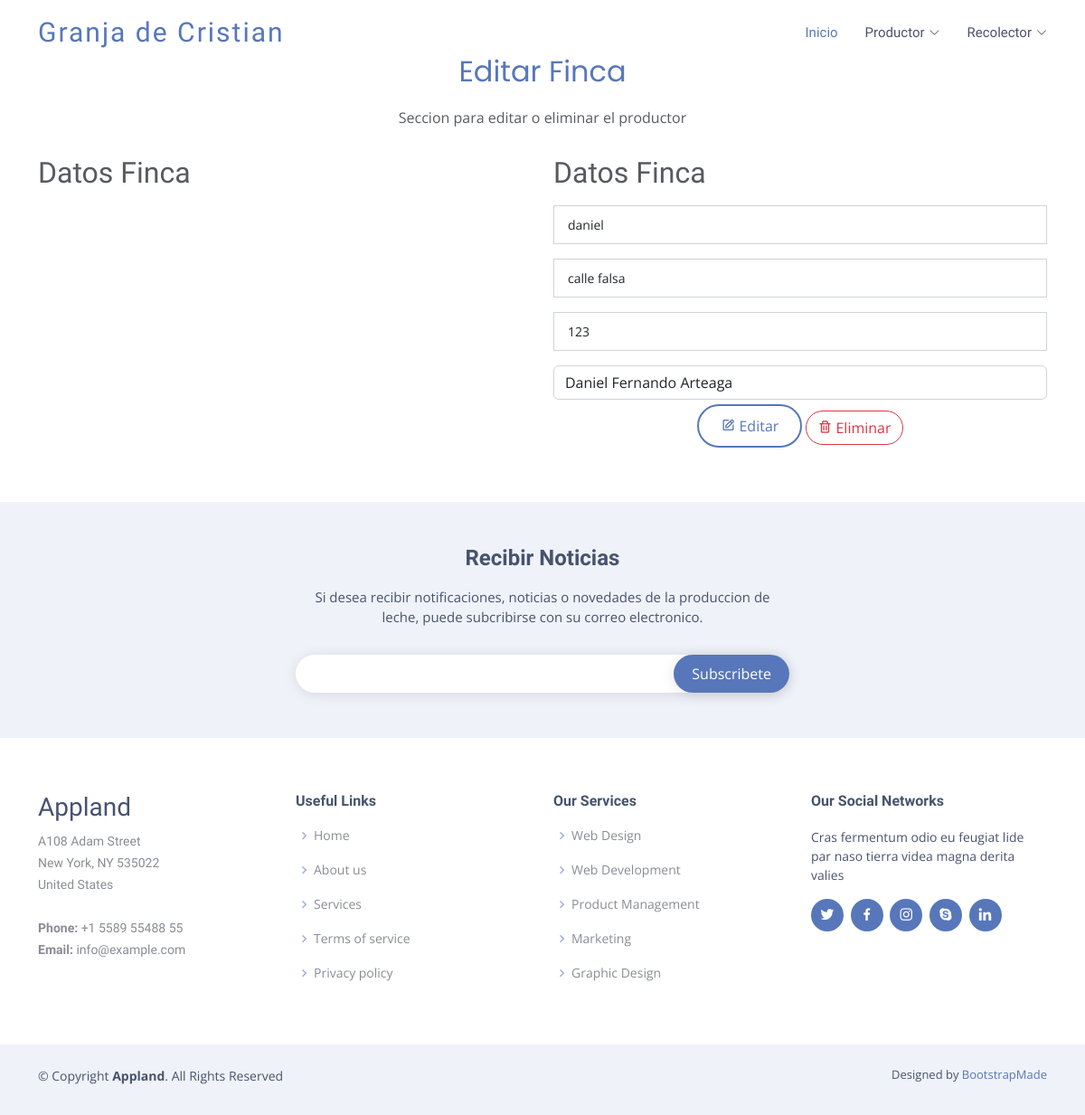
/finca/view/2, run on the app's committed database.
### finca/models.py (models this page shows, shortened)
class Finca(models.Model):
    nombre = models.CharField(max_length=150, verbose_name='Nombre Finca')
    direccion = models.CharField(max_length=150, verbose_name='Direccion Finca')
    telefono = models.CharField(max_length=10, null=True, blank=True, verbose_name="Teléfono")
    productor = models.ForeignKey(Productor, null=True, blank=True, on_delete=models.CASCADE)
    create_at = models.DateTimeField(auto_now_add=True, verbose_name='Creado')
    update_at = models.DateTimeField(auto_now=True, verbose_name='Editado')
    class Meta:
        verbose_name = 'Finca'
        verbose_name_plural = 'Fincas'

### productor/models.py (models this page shows, shortened)
class Productor(models.Model):
    cedula = models.CharField(max_length=40, unique=True, verbose_name='Cedula')
    nombres = models.CharField(max_length=150, verbose_name='Nombres')
    apellidos = models.CharField(max_length=150, verbose_name='Apellidos')
    direccion = models.CharField(max_length=150, verbose_name='Direccion')
    fNacimiento = models.DateField(null=True, blank=True, verbose_name="Fecha de cumpleaños")
    telefono = models.CharField(max_length=10, null=True, blank=True, verbose_name="Teléfono")
    create_at = models.DateTimeField(auto_now_add=True, verbose_name='Creado')
    update_at = models.DateTimeField(auto_now=True, verbose_name='Editado')
    class Meta:
        verbose_name = 'Productor'
        verbose_name_plural = 'Productores'

### finca/views.py (the view, shortened to what this page needs)
# urls.py: path('view/<int:pk>', views.editar, name="verfinca"),
def editar(request, pk):
    finca = Finca.objects.get(pk=pk)
    productores = Productor.objects.all()
    return render(request, 'finca/editar.html', {
        'title': 'Ver Finca',
        'finca': finca,
        'productores': productores
    })

### finca/templates/finca/editar.html (shortened to what this page needs)
{% extends 'layouts/layout.html' %}
{% block content %}
{% load static %}
<section id="contact" class="contact">
  <div class="container" data-aos="fade-up">
    <div class="section-title">
      <h2>Editar Finca</h2>
      <p>Seccion para editar o eliminar el productor</p>
    </div>
    <form method="post" class="php-email-form">
    <div class="row">
      <div class="col-lg-6">
        <div class="form-group">
          <h2>Datos Finca</h2>
        </div>
    </div>
        <div class="col-lg-6">
          <div class="form-group">
            <h2>Datos Finca</h2>
          </div>
          <div class="form-group mt-3">
            <input placeholder="Nombre*" type="text" class="form-control" value="{{finca.nombre}}" name="nombref" id="nombref" required>
          </div>
          <div class="form-group mt-3">
            <input placeholder="Direccion*" type="text" class="form-control" value="{{finca.direccion}}" name="direccionf" id="direccionf" required>
          </div>
          <div class="form-group mt-3">
            <input placeholder="telefono" type="text" class="form-control" value="{{finca.telefono}}" name="telefonof" id="telefonof" >
          </div>
          <div class="form-group mt-3">
            <select name="productorf" class="form-control">
              {% for productor in productores %}
                <option value="{{productor.pk}}" {% if finca.productor.pk == productor.pk %} selected {% endif %} >{{productor.nombres}} {{productor.apellidos}}</option>
              {% endfor %}
            </select>
          </div>
          <div class="text-center"><button type="submit"><i class='bx bx-edit me-1' ></i>Editar</button>
          <a class="btn btn-outline-danger rounded-pill" onclick="eliminarProducto({{finca.pk}})" role="button" aria-expanded="false" aria-controls="collapseExample"><i class='bx bx-trash me-1' ></i>Eliminar</a>
          </div>
        </div>
    </div>
  </form>
  </div>
</section>
{% endblock%}

### mainapp/static/assets/css/style.css (style rules this page uses)
body { font-family: "Open Sans", sans-serif; color: #585a61; }
a { color: #5777ba; text-decoration: none; }
h1, h2, h3, h4, h5, h6 { font-family: "Raleway", sans-serif; }
section { padding: 60px 0; overflow: hidden; }
.section-title { text-align: center; padding-bottom: 30px; }
.section-title h2 { font-size: 32px; font-weight: 400; margin-bottom: 20px; padding-bottom: 0; color: #5777ba; font-family: "Poppins", sans-serif; }
.section-title p { margin-bottom: 0; }
.contact .php-email-form { width: 100%; }
.contact .php-email-form input, .contact .php-email-form textarea { border-radius: 0; box-shadow: none; font-size: 14px; }
.contact .php-email-form input { padding: 10px 15px; }
.contact .php-email-form button[type=submit] { background: #fff; border: 2px solid #5777ba; padding: 10px 24px; color: #5777ba; transition: 0.4s; border-radius: 50px; margin-top: 5px; }

### data on the page
Finca: nombref "daniel", direccionf "calle falsa", telefonof "123", productorf "Daniel Fernando Arteaga"
